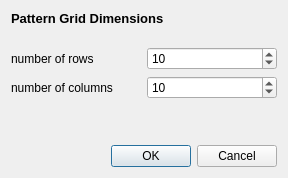
<?xml version="1.0" encoding="UTF-8"?>
<ui version="4.0">
 <class>NewPatternDialog</class>
 <widget class="QDialog" name="NewPatternDialog">
  <property name="geometry">
   <rect>
    <x>0</x>
    <y>0</y>
    <width>288</width>
    <height>178</height>
   </rect>
  </property>
  <property name="windowTitle">
   <string>sconcho: New Pattern Grid</string>
  </property>
  <layout class="QVBoxLayout" name="verticalLayout">
   <item>
    <widget class="QLabel" name="label">
     <property name="text">
      <string>&lt;!DOCTYPE HTML PUBLIC &quot;-//W3C//DTD HTML 4.0//EN&quot; &quot;http://www.w3.org/TR/REC-html40/strict.dtd&quot;&gt;
&lt;html&gt;&lt;head&gt;&lt;meta name=&quot;qrichtext&quot; content=&quot;1&quot; /&gt;&lt;style type=&quot;text/css&quot;&gt;
p, li { white-space: pre-wrap; }
&lt;/style&gt;&lt;/head&gt;&lt;body style=&quot; font-family:'DejaVu Sans'; font-size:10pt; font-weight:400; font-style:normal;&quot;&gt;
&lt;p style=&quot; margin-top:0px; margin-bottom:0px; margin-left:0px; margin-right:0px; -qt-block-indent:0; text-indent:0px;&quot;&gt;&lt;span style=&quot; font-weight:600;&quot;&gt;Pattern Grid Dimensions&lt;/span&gt;&lt;/p&gt;
&lt;p style=&quot;-qt-paragraph-type:empty; margin-top:0px; margin-bottom:0px; margin-left:0px; margin-right:0px; -qt-block-indent:0; text-indent:0px; font-weight:600;&quot;&gt;&lt;/p&gt;&lt;/body&gt;&lt;/html&gt;</string>
     </property>
    </widget>
   </item>
   <item>
    <layout class="QGridLayout" name="gridLayout">
     <item row="0" column="0">
      <widget class="QLabel" name="label_2">
       <property name="text">
        <string>number of rows</string>
       </property>
       <property name="buddy">
        <cstring>rowSpinner</cstring>
       </property>
      </widget>
     </item>
     <item row="0" column="1">
      <widget class="QSpinBox" name="rowSpinner">
       <property name="maximum">
        <number>10000</number>
       </property>
       <property name="value">
        <number>10</number>
       </property>
      </widget>
     </item>
     <item row="1" column="0">
      <widget class="QLabel" name="label_3">
       <property name="text">
        <string>number of columns</string>
       </property>
       <property name="buddy">
        <cstring>columnSpinner</cstring>
       </property>
      </widget>
     </item>
     <item row="1" column="1">
      <widget class="QSpinBox" name="columnSpinner">
       <property name="maximum">
        <number>1000</number>
       </property>
       <property name="value">
        <number>10</number>
       </property>
      </widget>
     </item>
    </layout>
   </item>
   <item>
    <spacer name="verticalSpacer">
     <property name="orientation">
      <enum>Qt::Vertical</enum>
     </property>
     <property name="sizeHint" stdset="0">
      <size>
       <width>20</width>
       <height>16</height>
      </size>
     </property>
    </spacer>
   </item>
   <item>
    <widget class="QDialogButtonBox" name="buttonBox">
     <property name="standardButtons">
      <set>QDialogButtonBox::Cancel|QDialogButtonBox::Ok</set>
     </property>
    </widget>
   </item>
  </layout>
 </widget>
 <resources/>
 <connections>
  <connection>
   <sender>buttonBox</sender>
   <signal>accepted()</signal>
   <receiver>NewPatternDialog</receiver>
   <slot>accept()</slot>
   <hints>
    <hint type="sourcelabel">
     <x>239</x>
     <y>167</y>
    </hint>
    <hint type="destinationlabel">
     <x>236</x>
     <y>177</y>
    </hint>
   </hints>
  </connection>
  <connection>
   <sender>buttonBox</sender>
   <signal>rejected()</signal>
   <receiver>NewPatternDialog</receiver>
   <slot>close()</slot>
   <hints>
    <hint type="sourcelabel">
     <x>140</x>
     <y>156</y>
    </hint>
    <hint type="destinationlabel">
     <x>97</x>
     <y>277</y>
    </hint>
   </hints>
  </connection>
 </connections>
</ui>
